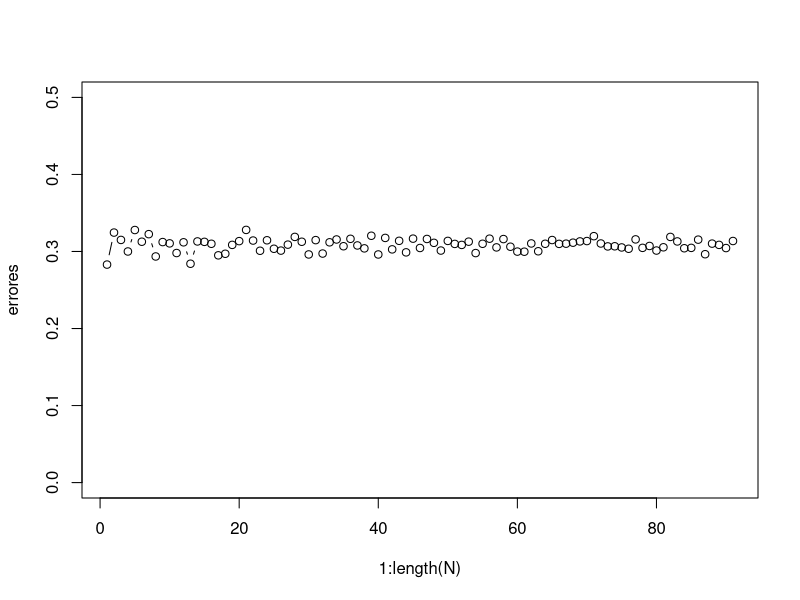

Write the R code that produced this figure.
#########################################################################
#                     Ejercicio 1. Laboratorio 1                        #
#########################################################################

crear_muestra <- function(n, N0, N1) {
  # INPUT: número de muestras; N0 la distribución 0 y
  #        N1 la distribución 1 
  # OUTPUT: un vector de pares [(X, C), ....]
  resultados <- vector("list", n)
  
  for (i in 1:n) {
    # Generar una variable aleatoria binomial
    c <- rbinom(1, size = 1, prob = 0.5)
    if (c == 0) {
      x <- rnorm(1, mean = N0[1], sd = N0[2])
    } else {
      x <- rnorm(1, mean = N1[1], sd = N1[2])
    }
    
    # Agregar el par (X, C) a la lista de resultados
    resultados[[i]] <- c(x, c)
  }
  return(do.call(rbind, resultados))
}


clasificador_bayes <- function(muestra, N0, N1){
  error <- 0
  length(muestra[, 1])
  for (n in 1:length(muestra[, 1])){
    d1 <- dnorm(muestra[n, 1], mean = N0[1], sd = N0[2])
    d2 <- dnorm(muestra[n, 1], mean = N1[1], sd = N1[2])
    
    # a es la clase predecida
    a <- 0
    if (d2 > d1){
      a <- 1
    }
    
    error <- error +  abs(muestra[n, 2] - a)
  }
  error / length(muestra[, 1])
  #error
}

N0 <- c(0, 1)
N1 <- c(1, 1)
N <- c(10, 20, 50, 100, 500, 1000, 5000)
N <- seq(from = 1000, to = 10000, by = 100)

errores <- vector("list", length(N))
for (i in 1:length(N)){
  muestra<- crear_muestra(N[i], N0, N1)
  errores[i] <- clasificador_bayes(muestra, N0, N1)
}
errores
plot(1:length(N), errores, type = "b", ylim = c(0, 0.5))



